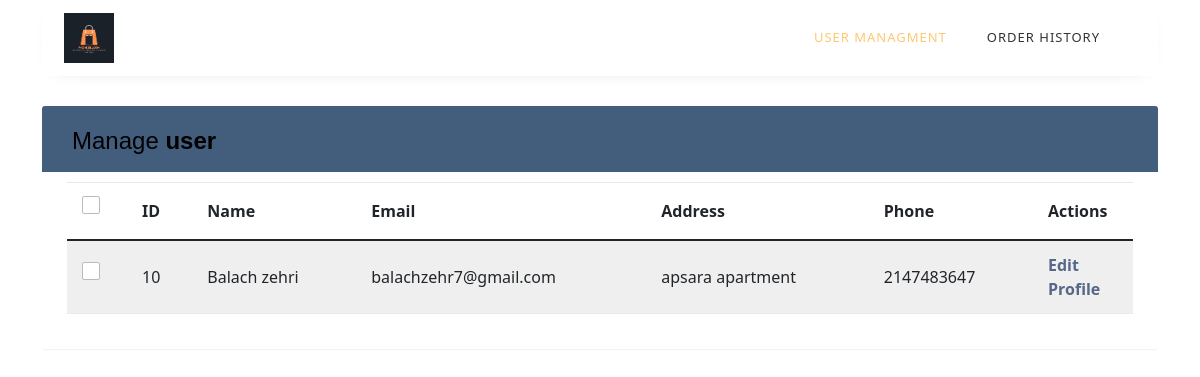
Page /profile.php (signed in) on the committed database.
### tables this page shows
CREATE TABLE `users` (
  `id` int(11) NOT NULL,
  `full_name` varchar(255) NOT NULL,
  `email` varchar(255) NOT NULL,
  `phone` int(11) NOT NULL,
  `password` varchar(255) NOT NULL,
  `role` varchar(10) NOT NULL,
  `address` varchar(255) NOT NULL
);

### profile.php (the view, shortened to what this page needs)
<?php
include 'config.php';
$id = $_SESSION["user_id"];
?>
<!doctype html>
<html lang="en">
  <head>
	<link rel="stylesheet" href="https://stackpath.bootstrapcdn.com/font-awesome/4.7.0/css/font-awesome.min.css">
	<link rel="stylesheet" href="css/style.css">
	</head>
	<body>
	<section class="section">
		<div class="container">
			<nav class="navbar navbar-expand-lg ftco_navbar ftco-navbar-light" id="ftco-navbar">
				<div class="container">
					<a class="navbar-brand" href="index.php"><img class="img" src="phonesell.com_logo.png" alt=""></a>
					<div class="collapse navbar-collapse" id="ftco-nav">
						<ul class="navbar-nav ml-auto mr-md-3">
							<li class="nav-item active"><a href="profile.php" class="nav-link">user managment</a></li>
							<li class="nav-item"><a href="user_orders.php" class="nav-link">order history</a></li>
	</section>
	</body>
</html>
<?php
$query = "SELECT * FROM users where id='$id' ";
$result = $conn->query($query);
if($result->num_rows > 0){
    foreach($result as $row){
        $full_name = $row['full_name'];
        $email = $row['email'];
        $phone = $row['phone'];
		$address = $row['address'];
?>
<div class="container">
  <div class="table-wrapper">
    <div class="table-title">
      <div class="row">
        <div class="col-sm-6">
          <h2>Manage <b>user</b></h2>
        </div>
        <link href="https://cdn.jsdelivr.net/npm/bootstrap@5.0.2/dist/css/bootstrap.min.css" rel="stylesheet">
      </div>
    </div>
    <table class="table table-striped table-hover">
      <thead>
        <tr>
          <th>
            <span class="custom-checkbox">
								<label for="selectAll"></label>
							</span>
          </th>
          <th>ID</th>
          <th>Name</th>
          <th>Email</th>
          <th>Address</th>
          <th>Phone</th>
          <th>Actions</th>
        </tr>
      </thead>
      <tbody>
        <tr>
          <td>
            <span class="custom-checkbox">
								<label for="checkbox1"></label>
							</span>
          </td>
          <td><?php echo $id ?></td>
          <td><?php echo $full_name ?></td>
          <td><?php echo $email ?></td>
          <td><?php echo $address ?></td>
          <td>
		  <?php echo $phone ?>
          </td>
		  <td>
			<a href="profileedit.php?id=<?php echo $row['id']; ?>">Edit Profile</a>
		  </td>
        </tr>
<?php }}?>

### profile.php (style rules this page uses)
.img { height: 50px; }
body { color: #566787; background: #f5f5f5; font-family: 'Varela Round', sans-serif; font-size: 13px; }
.table-wrapper { background: #fff; padding: 20px 25px; margin: 30px 0; border-radius: 3px; box-shadow: 0 1px 1px rgba(0,0,0,.05); }
.table-title { padding-bottom: 15px; background: #435d7d; color: #fff; padding: 16px 30px; margin: -20px -25px 10px; border-radius: 3px 3px 0 0; }
.table-title h2 { margin: 5px 0 0; font-size: 24px; }
table.table tr th, table.table tr td { border-color: #e9e9e9; padding: 12px 15px; vertical-align: middle; }
table.table tr th:first-child { width: 60px; }
table.table tr th:last-child { width: 100px; }
table.table-striped tbody tr:nth-of-type(odd) { background-color: #fcfcfc; }
table.table td a { font-weight: bold; color: #566787; display: inline-block; text-decoration: none; outline: none !important; }
.custom-checkbox { position: relative; }
.custom-checkbox label:before { width: 18px; height: 18px; }
.custom-checkbox label:before { content: ''; margin-right: 10px; display: inline-block; vertical-align: text-top; background: white; border: 1px solid #bbb; border-radius: 2px; box-sizing: border-box; z-index: 2; }

### rows in the picture
users: full_name "Balach zehri", email "balachzehr7@gmail.com", address "apsara apartment", phone "2147483647"
